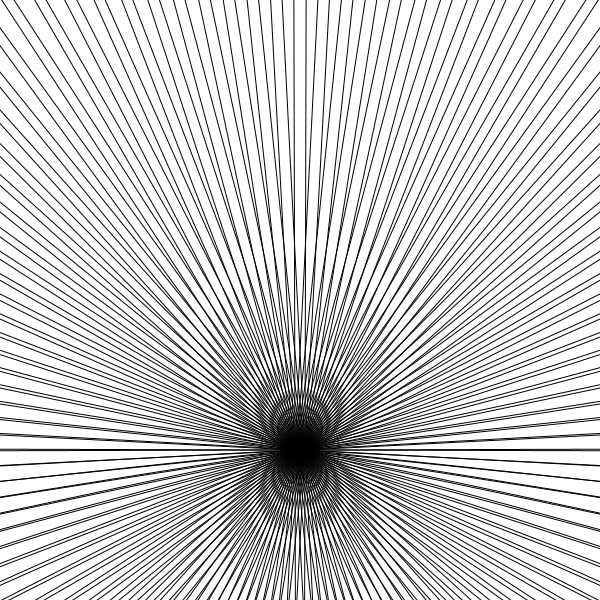
Frame 1 (no input)
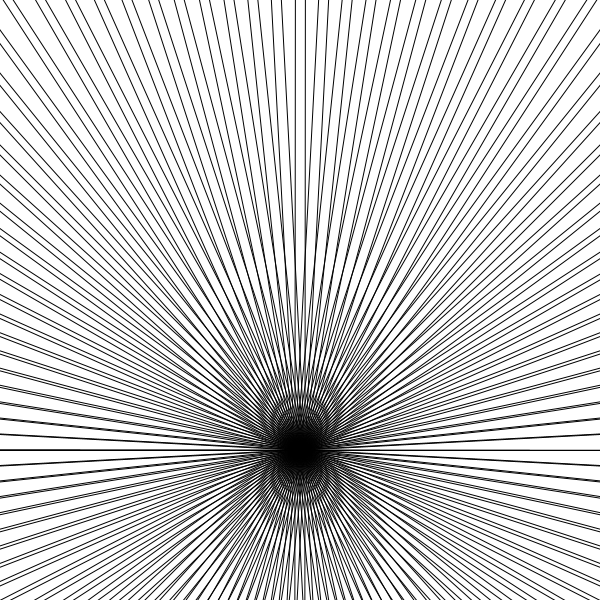
Frame 60 (the mouse pressed at the canvas centre just before this capture)
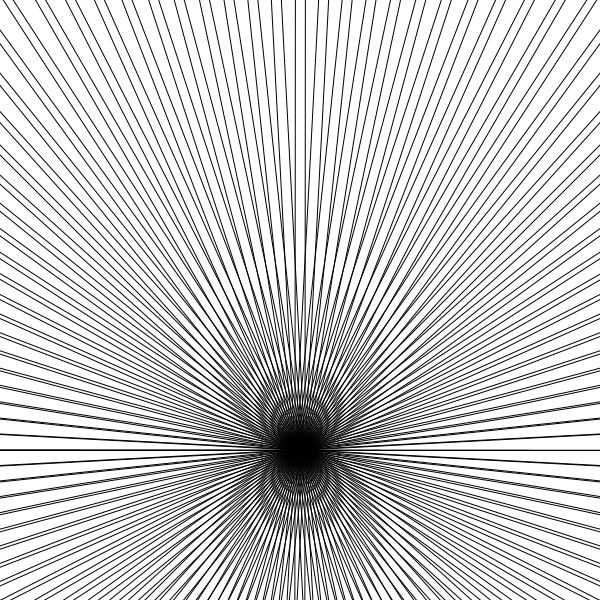
Frame 120 (the mouse held since frame 60 and released just before this capture)

The Processing sketch that drew these frames (run headless with seeded random() and noise(); from frame 60 on, the mouse is pressed at the canvas centre):

// Processing sketch: lineintersect
// ── lineintersect.pde

void setup() {
  size(600, 600);
  stroke(0);
}

void draw() {
  background(255);
  pushMatrix();
  translate(width / 2 - 5, height - 150);
  rotate(radians(-frameCount * 0.1)); //<>//
  for(int i = 0; i < 60; i++) {
    rotate(radians(3));
    line(-600, 0, 600, 0);
  }
  popMatrix();
  pushMatrix();
  translate(width / 2 + 5,  height - 150);
  rotate(radians(frameCount * 0.1));
  for(int i = 0; i < 60; i++) {
    rotate(radians(3));
    line(-600, 0, 600, 0);
  }
  popMatrix();
  if(frameCount % 60 == 0) {
    println(frameRate);
  }
}
